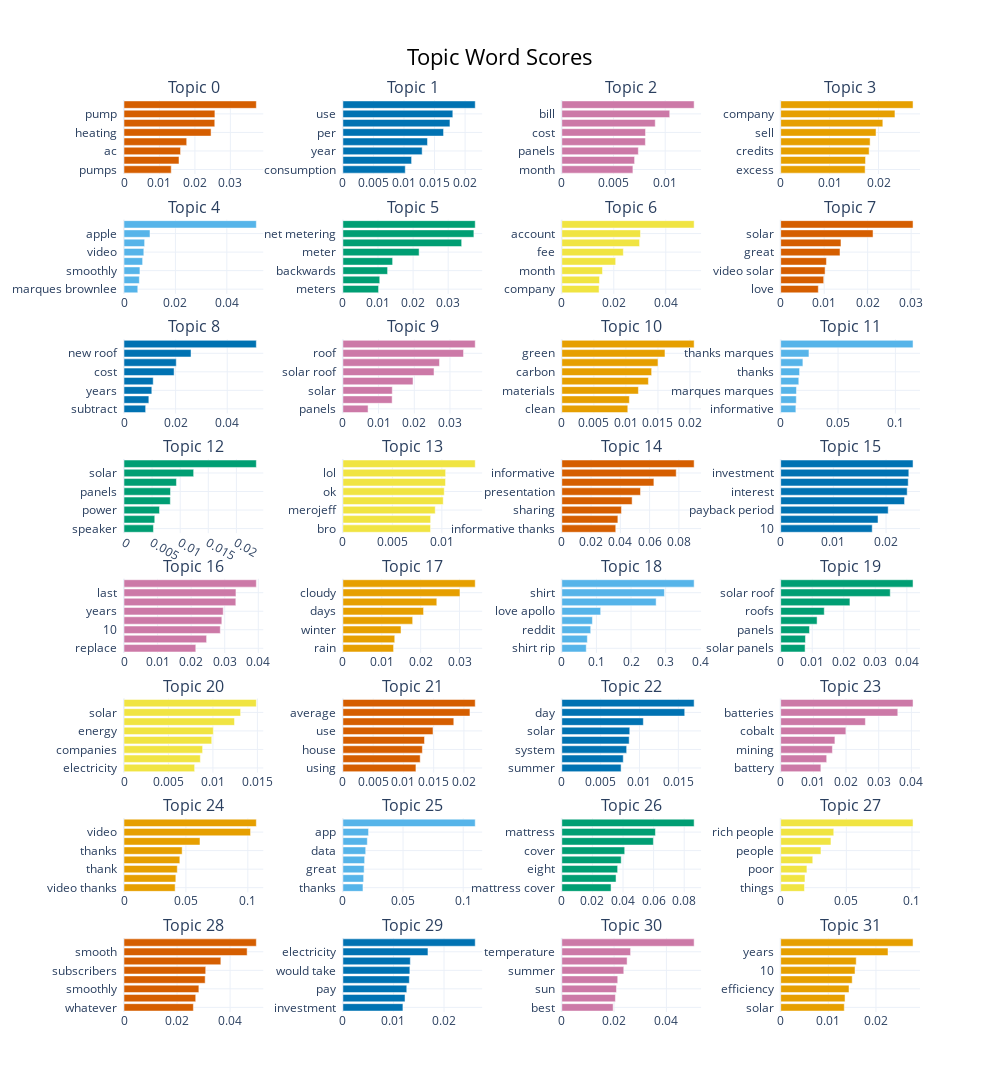

Here is the notebook cell this chart was saved with:
### Code cell
loaded_model.visualize_barchart(top_n_topics = 32,n_words=8)

### Figure 1 — Plotly figure (JSON) as saved in the notebook; plotly's stock layout.template omitted (floating-point values rounded to 4 significant figures)
{"data": [{"marker": {"color": "#D55E00"}, "orientation": "h", "type": "bar", "x": [0.01332, 0.01551, 0.01595, 0.01769, 0.02456, 0.02561, 0.02564, 0.03733], "xaxis": "x", "y": ["pumps  ", "air  ", "ac  ", "gas  ", "heating  ", "heat pump  ", "pump  ", "heat  "], "yaxis": "y"}, {"marker": {"color": "#0072B2"}, "orientation": "h", "type": "bar", "x": [0.01021, 0.01124, 0.01297, 0.01385, 0.01647, 0.01752, 0.01799, 0.02166], "xaxis": "x2", "y": ["consumption  ", "usage  ", "year  ", "month  ", "per  ", "day  ", "use  ", "kwh  "], "yaxis": "y2"}, {"marker": {"color": "#CC79A7"}, "orientation": "h", "type": "bar", "x": [0.006875, 0.007039, 0.007401, 0.008082, 0.008097, 0.009035, 0.01044, 0.0128], "xaxis": "x3", "y": ["month  ", "solar system  ", "panels  ", "years  ", "cost  ", "system  ", "bill  ", "solar  "], "yaxis": "y3"}, {"marker": {"color": "#E69F00"}, "orientation": "h", "type": "bar", "x": [0.01726, 0.01734, 0.01808, 0.01828, 0.01949, 0.02088, 0.02335, 0.02705], "xaxis": "x4", "y": ["excess  ", "power  ", "credits  ", "back grid  ", "sell  ", "back  ", "company  ", "grid  "], "yaxis": "y4"}, {"marker": {"color": "#56B4E9"}, "orientation": "h", "type": "bar", "x": [0.00536, 0.005968, 0.006196, 0.00724, 0.007709, 0.008023, 0.01011, 0.05148], "xaxis": "x5", "y": ["marques brownlee  ", "tesla system  ", "smoothly  ", "went  ", "video  ", "marques  ", "apple  ", "tesla  "], "yaxis": "y5"}, {"marker": {"color": "#009E73"}, "orientation": "h", "type": "bar", "x": [0.01016, 0.0105, 0.01274, 0.01417, 0.02172, 0.03385, 0.03733, 0.03771], "xaxis": "x6", "y": ["meters  ", "back  ", "backwards  ", "grid  ", "meter  ", "net  ", "net metering  ", "metering  "], "yaxis": "y6"}, {"marker": {"color": "#F0E442"}, "orientation": "h", "type": "bar", "x": [0.01434, 0.01451, 0.01565, 0.02073, 0.02367, 0.02993, 0.03027, 0.05091], "xaxis": "x7", "y": ["company  ", "service  ", "month  ", "grid  ", "fee  ", "charge  ", "account  ", "75  "], "yaxis": "y7"}, {"marker": {"color": "#D55E00"}, "orientation": "h", "type": "bar", "x": [0.00865, 0.009888, 0.01021, 0.01052, 0.01364, 0.01386, 0.02124, 0.03044], "xaxis": "x8", "y": ["love  ", "informative  ", "video solar  ", "thanks  ", "great  ", "thank  ", "solar  ", "video  "], "yaxis": "y8"}, {"marker": {"color": "#0072B2"}, "orientation": "h", "type": "bar", "x": [0.008388, 0.009624, 0.01078, 0.01132, 0.01941, 0.02025, 0.02597, 0.05128], "xaxis": "x9", "y": ["subtract  ", "payback  ", "years  ", "would  ", "cost  ", "new  ", "new roof  ", "roof  "], "yaxis": "y9"}, {"marker": {"color": "#CC79A7"}, "orientation": "h", "type": "bar", "x": [0.007051, 0.0138, 0.01384, 0.01965, 0.02553, 0.02706, 0.0338, 0.03708], "xaxis": "x10", "y": ["panels  ", "tiles  ", "solar  ", "tesla roof  ", "solar roof  ", "tesla solar  ", "roof  ", "tesla  "], "yaxis": "y10"}, {"marker": {"color": "#E69F00"}, "orientation": "h", "type": "bar", "x": [0.0103, 0.01054, 0.01195, 0.01352, 0.01402, 0.01501, 0.0161, 0.02065], "xaxis": "x11", "y": ["clean  ", "batteries  ", "materials  ", "energy  ", "carbon  ", "nuclear  ", "green  ", "sustainable  "], "yaxis": "y11"}, {"marker": {"color": "#56B4E9"}, "orientation": "h", "type": "bar", "x": [0.01323, 0.01359, 0.01374, 0.01578, 0.01648, 0.01935, 0.02464, 0.1154], "xaxis": "x12", "y": ["informative  ", "videos  ", "marques marques  ", "video marques  ", "thanks  ", "video  ", "thanks marques  ", "marques  "], "yaxis": "y12"}, {"marker": {"color": "#009E73"}, "orientation": "h", "type": "bar", "x": [0.005239, 0.005472, 0.006316, 0.008243, 0.008276, 0.009332, 0.01239, 0.02355], "xaxis": "x13", "y": ["speaker  ", "energy  ", "power  ", "system  ", "panels  ", "tesla solar  ", "solar  ", "tesla  "], "yaxis": "y13"}, {"marker": {"color": "#F0E442"}, "orientation": "h", "type": "bar", "x": [0.008855, 0.008865, 0.009328, 0.01014, 0.01024, 0.01037, 0.01038, 0.01337], "xaxis": "x14", "y": ["bro  ", "richardlofty  ", "merojeff  ", "right  ", "ok  ", "true  ", "lol  ", "yeah  "], "yaxis": "y14"}, {"marker": {"color": "#D55E00"}, "orientation": "h", "type": "bar", "x": [0.03686, 0.0383, 0.04075, 0.04805, 0.05378, 0.06291, 0.07817, 0.09041], "xaxis": "x15", "y": ["informative thanks  ", "information  ", "sharing  ", "interesting  ", "presentation  ", "thank  ", "informative  ", "thanks  "], "yaxis": "y15"}, {"marker": {"color": "#0072B2"}, "orientation": "h", "type": "bar", "x": [0.01738, 0.01848, 0.02041, 0.02351, 0.02402, 0.02421, 0.02433, 0.02513], "xaxis": "x16", "y": ["10  ", "100k  ", "payback period  ", "period  ", "interest  ", "years  ", "investment  ", "payback  "], "yaxis": "y16"}, {"marker": {"color": "#CC79A7"}, "orientation": "h", "type": "bar", "x": [0.02138, 0.0246, 0.02868, 0.02914, 0.02955, 0.0333, 0.03334, 0.03941], "xaxis": "x17", "y": ["replace  ", "batteries last  ", "10  ", "10 years  ", "years  ", "battery  ", "last  ", "batteries  "], "yaxis": "y17"}, {"marker": {"color": "#E69F00"}, "orientation": "h", "type": "bar", "x": [0.01303, 0.01333, 0.01495, 0.01794, 0.02074, 0.02415, 0.03011, 0.03404], "xaxis": "x18", "y": ["rain  ", "live  ", "winter  ", "season  ", "days  ", "sunny  ", "cloudy  ", "sun  "], "yaxis": "y18"}, {"marker": {"color": "#56B4E9"}, "orientation": "h", "type": "bar", "x": [0.07063, 0.07374, 0.0835, 0.08839, 0.1123, 0.2725, 0.2964, 0.3822], "xaxis": "x19", "y": ["shirt rip  ", "love  ", "reddit  ", "rip  ", "love apollo  ", "apollo shirt  ", "shirt  ", "apollo  "], "yaxis": "y19"}, {"marker": {"color": "#009E73"}, "orientation": "h", "type": "bar", "x": [0.007734, 0.007845, 0.009124, 0.01154, 0.01381, 0.02195, 0.03473, 0.04196], "xaxis": "x20", "y": ["solar panels  ", "new  ", "panels  ", "solar roofs  ", "roofs  ", "solar  ", "solar roof  ", "roof  "], "yaxis": "y20"}, {"marker": {"color": "#F0E442"}, "orientation": "h", "type": "bar", "x": [0.007942, 0.008585, 0.008838, 0.009866, 0.01004, 0.01243, 0.01311, 0.01488], "xaxis": "x21", "y": ["electricity  ", "government  ", "companies  ", "people  ", "energy  ", "power  ", "solar  ", "grid  "], "yaxis": "y21"}, {"marker": {"color": "#D55E00"}, "orientation": "h", "type": "bar", "x": [0.01207, 0.01277, 0.01313, 0.01348, 0.01489, 0.01832, 0.021, 0.02187], "xaxis": "x22", "y": ["using  ", "uses  ", "house  ", "power use  ", "use  ", "car  ", "average  ", "miles  "], "yaxis": "y22"}, {"marker": {"color": "#0072B2"}, "orientation": "h", "type": "bar", "x": [0.007631, 0.007911, 0.008349, 0.008672, 0.00875, 0.0105, 0.01582, 0.01704], "xaxis": "x23", "y": ["summer  ", "per  ", "system  ", "kw  ", "solar  ", "consumption  ", "day  ", "kwh  "], "yaxis": "y23"}, {"marker": {"color": "#CC79A7"}, "orientation": "h", "type": "bar", "x": [0.0123, 0.01407, 0.01583, 0.01659, 0.01995, 0.02592, 0.03584, 0.0405], "xaxis": "x24", "y": ["battery  ", "environmental  ", "mining  ", "lithium batteries  ", "cobalt  ", "sustainable  ", "batteries  ", "lithium  "], "yaxis": "y24"}, {"marker": {"color": "#E69F00"}, "orientation": "h", "type": "bar", "x": [0.0413, 0.04186, 0.04303, 0.0451, 0.04697, 0.06136, 0.1022, 0.1069], "xaxis": "x25", "y": ["video thanks  ", "great video  ", "thank  ", "video informative  ", "thanks  ", "informative video  ", "video  ", "informative  "], "yaxis": "y25"}, {"marker": {"color": "#56B4E9"}, "orientation": "h", "type": "bar", "x": [0.01668, 0.01723, 0.01766, 0.01807, 0.01895, 0.0203, 0.02133, 0.11], "xaxis": "x26", "y": ["thanks  ", "numbers guy  ", "great  ", "love numbers  ", "data  ", "video  ", "app  ", "numbers  "], "yaxis": "y26"}, {"marker": {"color": "#009E73"}, "orientation": "h", "type": "bar", "x": [0.03219, 0.03546, 0.0365, 0.03883, 0.04112, 0.05985, 0.0612, 0.0865], "xaxis": "x27", "y": ["mattress cover  ", "bed  ", "eight  ", "eight sleep  ", "cover  ", "subscription  ", "mattress  ", "sleep  "], "yaxis": "y27"}, {"marker": {"color": "#F0E442"}, "orientation": "h", "type": "bar", "x": [0.0181, 0.0185, 0.01996, 0.02442, 0.03067, 0.03827, 0.04042, 0.1008], "xaxis": "x28", "y": ["things  ", "richer  ", "poor  ", "afford  ", "people  ", "money  ", "rich people  ", "rich  "], "yaxis": "y28"}, {"marker": {"color": "#D55E00"}, "orientation": "h", "type": "bar", "x": [0.02615, 0.02703, 0.02822, 0.0306, 0.0308, 0.0365, 0.04641, 0.04988], "xaxis": "x29", "y": ["whatever  ", "went smooth  ", "smoothly  ", "whatever reason  ", "subscribers  ", "youtuber  ", "smooth  ", "went  "], "yaxis": "y29"}, {"marker": {"color": "#0072B2"}, "orientation": "h", "type": "bar", "x": [0.01187, 0.01229, 0.01263, 0.01313, 0.01324, 0.01333, 0.01682, 0.02617], "xaxis": "x30", "y": ["investment  ", "take  ", "pay  ", "would  ", "would take  ", "bill  ", "electricity  ", "years  "], "yaxis": "y30"}, {"marker": {"color": "#CC79A7"}, "orientation": "h", "type": "bar", "x": [0.01963, 0.0205, 0.0209, 0.02139, 0.0237, 0.02497, 0.02631, 0.05061], "xaxis": "x31", "y": ["best  ", "panels  ", "sun  ", "best month  ", "summer  ", "spring  ", "temperature  ", "may  "], "yaxis": "y31"}, {"marker": {"color": "#E69F00"}, "orientation": "h", "type": "bar", "x": [0.01335, 0.01351, 0.01434, 0.01501, 0.0156, 0.01585, 0.02252, 0.02778], "xaxis": "x32", "y": ["solar  ", "degradation  ", "efficiency  ", "25  ", "10  ", "solar panels  ", "years  ", "panels  "], "yaxis": "y32"}], "layout": {"annotations": [{"font": {"size": 16}, "showarrow": false, "text": "Topic 0", "x": 0.0875, "xanchor": "center", "xref": "paper", "y": 1, "yanchor": "bottom", "yref": "paper"}, {"font": {"size": 16}, "showarrow": false, "text": "Topic 1", "x": 0.3625, "xanchor": "center", "xref": "paper", "y": 1, "yanchor": "bottom", "yref": "paper"}, {"font": {"size": 16}, "showarrow": false, "text": "Topic 2", "x": 0.6375, "xanchor": "center", "xref": "paper", "y": 1, "yanchor": "bottom", "yref": "paper"}, {"font": {"size": 16}, "showarrow": false, "text": "Topic 3", "x": 0.9125, "xanchor": "center", "xref": "paper", "y": 1, "yanchor": "bottom", "yref": "paper"}, {"font": {"size": 16}, "showarrow": false, "text": "Topic 4", "x": 0.0875, "xanchor": "center", "xref": "paper", "y": 0.8687, "yanchor": "bottom", "yref": "paper"}, {"font": {"size": 16}, "showarrow": false, "text": "Topic 5", "x": 0.3625, "xanchor": "center", "xref": "paper", "y": 0.8687, "yanchor": "bottom", "yref": "paper"}, {"font": {"size": 16}, "showarrow": false, "text": "Topic 6", "x": 0.6375, "xanchor": "center", "xref": "paper", "y": 0.8687, "yanchor": "bottom", "yref": "paper"}, {"font": {"size": 16}, "showarrow": false, "text": "Topic 7", "x": 0.9125, "xanchor": "center", "xref": "paper", "y": 0.8687, "yanchor": "bottom", "yref": "paper"}, {"font": {"size": 16}, "showarrow": false, "text": "Topic 8", "x": 0.0875, "xanchor": "center", "xref": "paper", "y": 0.7375, "yanchor": "bottom", "yref": "paper"}, {"font": {"size": 16}, "showarrow": false, "text": "Topic 9", "x": 0.3625, "xanchor": "center", "xref": "paper", "y": 0.7375, "yanchor": "bottom", "yref": "paper"}, {"font": {"size": 16}, "showarrow": false, "text": "Topic 10", "x": 0.6375, "xanchor": "center", "xref": "paper", "y": 0.7375, "yanchor": "bottom", "yref": "paper"}, {"font": {"size": 16}, "showarrow": false, "text": "Topic 11", "x": 0.9125, "xanchor": "center", "xref": "paper", "y": 0.7375, "yanchor": "bottom", "yref": "paper"}, {"font": {"size": 16}, "showarrow": false, "text": "Topic 12", "x": 0.0875, "xanchor": "center", "xref": "paper", "y": 0.6062, "yanchor": "bottom", "yref": "paper"}, {"font": {"size": 16}, "showarrow": false, "text": "Topic 13", "x": 0.3625, "xanchor": "center", "xref": "paper", "y": 0.6062, "yanchor": "bottom", "yref": "paper"}, {"font": {"size": 16}, "showarrow": false, "text": "Topic 14", "x": 0.6375, "xanchor": "center", "xref": "paper", "y": 0.6062, "yanchor": "bottom", "yref": "paper"}, {"font": {"size": 16}, "showarrow": false, "text": "Topic 15", "x": 0.9125, "xanchor": "center", "xref": "paper", "y": 0.6062, "yanchor": "bottom", "yref": "paper"}, {"font": {"size": 16}, "showarrow": false, "text": "Topic 16", "x": 0.0875, "xanchor": "center", "xref": "paper", "y": 0.475, "yanchor": "bottom", "yref": "paper"}, {"font": {"size": 16}, "showarrow": false, "text": "Topic 17", "x": 0.3625, "xanchor": "center", "xref": "paper", "y": 0.475, "yanchor": "bottom", "yref": "paper"}, {"font": {"size": 16}, "showarrow": false, "text": "Topic 18", "x": 0.6375, "xanchor": "center", "xref": "paper", "y": 0.475, "yanchor": "bottom", "yref": "paper"}, {"font": {"size": 16}, "showarrow": false, "text": "Topic 19", "x": 0.9125, "xanchor": "center", "xref": "paper", "y": 0.475, "yanchor": "bottom", "yref": "paper"}, {"font": {"size": 16}, "showarrow": false, "text": "Topic 20", "x": 0.0875, "xanchor": "center", "xref": "paper", "y": 0.3437, "yanchor": "bottom", "yref": "paper"}, {"font": {"size": 16}, "showarrow": false, "text": "Topic 21", "x": 0.3625, "xanchor": "center", "xref": "paper", "y": 0.3437, "yanchor": "bottom", "yref": "paper"}, {"font": {"size": 16}, "showarrow": false, "text": "Topic 22", "x": 0.6375, "xanchor": "center", "xref": "paper", "y": 0.3437, "yanchor": "bottom", "yref": "paper"}, {"font": {"size": 16}, "showarrow": false, "text": "Topic 23", "x": 0.9125, "xanchor": "center", "xref": "paper", "y": 0.3437, "yanchor": "bottom", "yref": "paper"}, {"font": {"size": 16}, "showarrow": false, "text": "Topic 24", "x": 0.0875, "xanchor": "center", "xref": "paper", "y": 0.2125, "yanchor": "bottom", "yref": "paper"}, {"font": {"size": 16}, "showarrow": false, "text": "Topic 25", "x": 0.3625, "xanchor": "center", "xref": "paper", "y": 0.2125, "yanchor": "bottom", "yref": "paper"}, {"font": {"size": 16}, "showarrow": false, "text": "Topic 26", "x": 0.6375, "xanchor": "center", "xref": "paper", "y": 0.2125, "yanchor": "bottom", "yref": "paper"}, {"font": {"size": 16}, "showarrow": false, "text": "Topic 27", "x": 0.9125, "xanchor": "center", "xref": "paper", "y": 0.2125, "yanchor": "bottom", "yref": "paper"}, {"font": {"size": 16}, "showarrow": false, "text": "Topic 28", "x": 0.0875, "xanchor": "center", "xref": "paper", "y": 0.08125, "yanchor": "bottom", "yref": "paper"}, {"font": {"size": 16}, "showarrow": false, "text": "Topic 29", "x": 0.3625, "xanchor": "center", "xref": "paper", "y": 0.08125, "yanchor": "bottom", "yref": "paper"}, {"font": {"size": 16}, "showarrow": false, "text": "Topic 30", "x": 0.6375, "xanchor": "center", "xref": "paper", "y": 0.08125, "yanchor": "bottom", "yref": "paper"}, {"font": {"size": 16}, "showarrow": false, "text": "Topic 31", "x": 0.9125, "xanchor": "center", "xref": "paper", "y": 0.08125, "yanchor": "bottom", "yref": "paper"}], "height": 2000, "hoverlabel": {"bgcolor": "white", "font": {"family": "Rockwell", "size": 16}}, "showlegend": false, "title": {"font": {"color": "Black", "size": 22}, "text": "Topic Word Scores", "x": 0.5, "xanchor": "center", "yanchor": "top"}, "width": 1000, "xaxis": {"anchor": "y", "domain": [0, 0.175], "showgrid": true}, "xaxis10": {"anchor": "y10", "domain": [0.275, 0.45], "showgrid": true}, "xaxis11": {"anchor": "y11", "domain": [0.55, 0.725], "showgrid": true}, "xaxis12": {"anchor": "y12", "domain": [0.825, 1], "showgrid": true}, "xaxis13": {"anchor": "y13", "domain": [0, 0.175], "showgrid": true}, "xaxis14": {"anchor": "y14", "domain": [0.275, 0.45], "showgrid": true}, "xaxis15": {"anchor": "y15", "domain": [0.55, 0.725], "showgrid": true}, "xaxis16": {"anchor": "y16", "domain": [0.825, 1], "showgrid": true}, "xaxis17": {"anchor": "y17", "domain": [0, 0.175], "showgrid": true}, "xaxis18": {"anchor": "y18", "domain": [0.275, 0.45], "showgrid": true}, "xaxis19": {"anchor": "y19", "domain": [0.55, 0.725], "showgrid": true}, "xaxis2": {"anchor": "y2", "domain": [0.275, 0.45], "showgrid": true}, "xaxis20": {"anchor": "y20", "domain": [0.825, 1], "showgrid": true}, "xaxis21": {"anchor": "y21", "domain": [0, 0.175], "showgrid": true}, "xaxis22": {"anchor": "y22", "domain": [0.275, 0.45], "showgrid": true}, "xaxis23": {"anchor": "y23", "domain": [0.55, 0.725], "showgrid": true}, "xaxis24": {"anchor": "y24", "domain": [0.825, 1], "showgrid": true}, "xaxis25": {"anchor": "y25", "domain": [0, 0.175], "showgrid": true}, "xaxis26": {"anchor": "y26", "domain": [0.275, 0.45], "showgrid": true}, "xaxis27": {"anchor": "y27", "domain": [0.55, 0.725], "showgrid": true}, "xaxis28": {"anchor": "y28", "domain": [0.825, 1], "showgrid": true}, "xaxis29": {"anchor": "y29", "domain": [0, 0.175], "showgrid": true}, "xaxis3": {"anchor": "y3", "domain": [0.55, 0.725], "showgrid": true}, "xaxis30": {"anchor": "y30", "domain": [0.275, 0.45], "showgrid": true}, "xaxis31": {"anchor": "y31", "domain": [0.55, 0.725], "showgrid": true}, "xaxis32": {"anchor": "y32", "domain": [0.825, 1], "showgrid": true}, "xaxis4": {"anchor": "y4", "domain": [0.825, 1], "showgrid": true}, "xaxis5": {"anchor": "y5", "domain": [0, 0.175], "showgrid": true}, "xaxis6": {"anchor": "y6", "domain": [0.275, 0.45], "showgrid": true}, "xaxis7": {"anchor": "y7", "domain": [0.55, 0.725], "showgrid": true}, "xaxis8": {"anchor": "y8", "domain": [0.825, 1], "showgrid": true}, "xaxis9": {"anchor": "y9", "domain": [0, 0.175], "showgrid": true}, "yaxis": {"anchor": "x", "domain": [0.9187, 1], "showgrid": true}, "yaxis10": {"anchor": "x10", "domain": [0.6562, 0.7375], "showgrid": true}, "yaxis11": {"anchor": "x11", "domain": [0.6562, 0.7375], "showgrid": true}, "yaxis12": {"anchor": "x12", "domain": [0.6562, 0.7375], "showgrid": true}, "yaxis13": {"anchor": "x13", "domain": [0.525, 0.6062], "showgrid": true}, "yaxis14": {"anchor": "x14", "domain": [0.525, 0.6062], "showgrid": true}, "yaxis15": {"anchor": "x15", "domain": [0.525, 0.6062], "showgrid": true}, "yaxis16": {"anchor": "x16", "domain": [0.525, 0.6062], "showgrid": true}, "yaxis17": {"anchor": "x17", "domain": [0.3937, 0.475], "showgrid": true}, "yaxis18": {"anchor": "x18", "domain": [0.3937, 0.475], "showgrid": true}, "yaxis19": {"anchor": "x19", "domain": [0.3937, 0.475], "showgrid": true}, "yaxis2": {"anchor": "x2", "domain": [0.9187, 1], "showgrid": true}, "yaxis20": {"anchor": "x20", "domain": [0.3937, 0.475], "showgrid": true}, "yaxis21": {"anchor": "x21", "domain": [0.2625, 0.3437], "showgrid": true}, "yaxis22": {"anchor": "x22", "domain": [0.2625, 0.3437], "showgrid": true}, "yaxis23": {"anchor": "x23", "domain": [0.2625, 0.3437], "showgrid": true}, "yaxis24": {"anchor": "x24", "domain": [0.2625, 0.3437], "showgrid": true}, "yaxis25": {"anchor": "x25", "domain": [0.1312, 0.2125], "showgrid": true}, "yaxis26": {"anchor": "x26", "domain": [0.1312, 0.2125], "showgrid": true}, "yaxis27": {"anchor": "x27", "domain": [0.1312, 0.2125], "showgrid": true}, "yaxis28": {"anchor": "x28", "domain": [0.1312, 0.2125], "showgrid": true}, "yaxis29": {"anchor": "x29", "domain": [0, 0.08125], "showgrid": true}, "yaxis3": {"anchor": "x3", "domain": [0.9187, 1], "showgrid": true}, "yaxis30": {"anchor": "x30", "domain": [0, 0.08125], "showgrid": true}, "yaxis31": {"anchor": "x31", "domain": [0, 0.08125], "showgrid": true}, "yaxis32": {"anchor": "x32", "domain": [0, 0.08125], "showgrid": true}, "yaxis4": {"anchor": "x4", "domain": [0.9187, 1], "showgrid": true}, "yaxis5": {"anchor": "x5", "domain": [0.7875, 0.8687], "showgrid": true}, "yaxis6": {"anchor": "x6", "domain": [0.7875, 0.8687], "showgrid": true}, "yaxis7": {"anchor": "x7", "domain": [0.7875, 0.8687], "showgrid": true}, "yaxis8": {"anchor": "x8", "domain": [0.7875, 0.8687], "showgrid": true}, "yaxis9": {"anchor": "x9", "domain": [0.6562, 0.7375], "showgrid": true}}}
